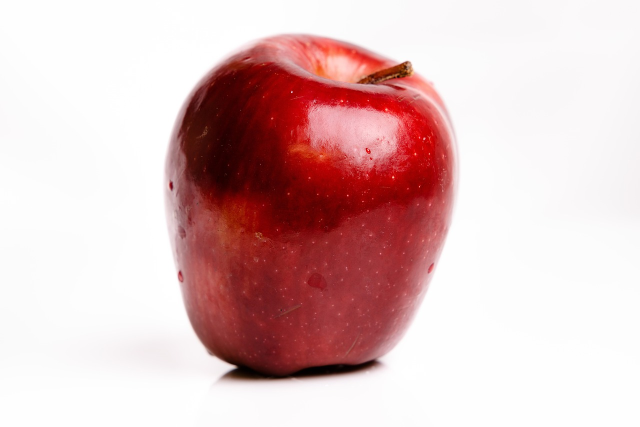
#> input picture U.S. Fancy apples/Fresh apple 10.jpg, 1280 x 853 px (shown at 1/2 size); its folder holds only this picture in this run
$ python train_model.py
#> lines starting #> are read from the running program, lines starting #| are printed output that depends on the picture
import os
import cv2
import numpy as np
from sklearn.model_selection import train_test_split
from sklearn.svm import SVC
import pickle

# 1. 資料夾設定
BASE_PATH = './'
CATEGORIES = [
    'U.S. Fancy apples',
    'U.S. No.1 apples',
    'U.S. No.2 apples',
    'Inedible (or processed) apples'
]

# 2. 資料與標籤蒐集
data = []
labels = []

for idx, category in enumerate(CATEGORIES):
    folder = os.path.join(BASE_PATH, category)
    for img_name in os.listdir(folder):
        img_path = os.path.join(folder, img_name)
        try:
            img = cv2.imread(img_path)
#> img is the input picture: shape (853, 1280, 3); mean B, G, R 192.3, 192.1, 222.8
            img = cv2.resize(img, (100, 100))
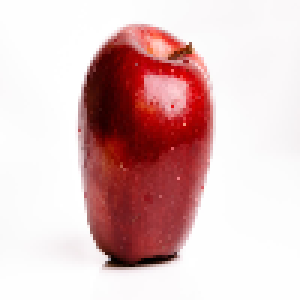
#> img: shape (100, 100, 3) (shown 3 times larger); mean B, G, R 192.3, 192, 222.8
#> (the run stopped early here; a loop or call above may not have finished)
